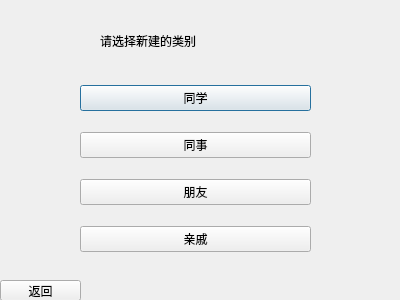
<?xml version="1.0" encoding="UTF-8"?>
<ui version="4.0">
 <class>NewDlg</class>
 <widget class="QDialog" name="NewDlg">
  <property name="geometry">
   <rect>
    <x>0</x>
    <y>0</y>
    <width>400</width>
    <height>300</height>
   </rect>
  </property>
  <property name="windowTitle">
   <string>Dialog</string>
  </property>
  <widget class="QWidget" name="verticalLayoutWidget">
   <property name="geometry">
    <rect>
     <x>80</x>
     <y>70</y>
     <width>231</width>
     <height>201</height>
    </rect>
   </property>
   <layout class="QVBoxLayout" name="verticalLayout">
    <item>
     <widget class="QPushButton" name="classmateBtn">
      <property name="text">
       <string>同学</string>
      </property>
     </widget>
    </item>
    <item>
     <widget class="QPushButton" name="teammateBtn">
      <property name="text">
       <string>同事</string>
      </property>
     </widget>
    </item>
    <item>
     <widget class="QPushButton" name="friendBtn">
      <property name="text">
       <string>朋友</string>
      </property>
     </widget>
    </item>
    <item>
     <widget class="QPushButton" name="relativeBtn">
      <property name="text">
       <string>亲戚</string>
      </property>
     </widget>
    </item>
   </layout>
  </widget>
  <widget class="QLabel" name="label">
   <property name="geometry">
    <rect>
     <x>100</x>
     <y>30</y>
     <width>191</width>
     <height>21</height>
    </rect>
   </property>
   <property name="styleSheet">
    <string notr="true">font: 14pt &quot;张海山锐线体简&quot;;</string>
   </property>
   <property name="text">
    <string>请选择新建的类别</string>
   </property>
  </widget>
  <widget class="QPushButton" name="exitBtn">
   <property name="geometry">
    <rect>
     <x>0</x>
     <y>280</y>
     <width>81</width>
     <height>21</height>
    </rect>
   </property>
   <property name="text">
    <string>返回</string>
   </property>
  </widget>
 </widget>
 <resources/>
 <connections>
  <connection>
   <sender>exitBtn</sender>
   <signal>clicked()</signal>
   <receiver>NewDlg</receiver>
   <slot>accept()</slot>
   <hints>
    <hint type="sourcelabel">
     <x>46</x>
     <y>286</y>
    </hint>
    <hint type="destinationlabel">
     <x>38</x>
     <y>246</y>
    </hint>
   </hints>
  </connection>
 </connections>
</ui>
